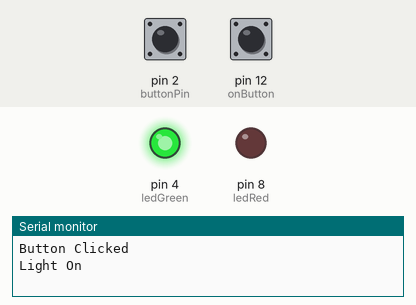
Bench run of a sketch on a simulated Arduino Uno, built with avr-gcc and run on an emulated ATmega328P. Shown: output pins drawn as LEDs (lit = HIGH), the last lines printed to the serial monitor. Inputs (shaded band) come from the test bench; at power-on: pin 2 (buttonPin) LOW, pin 12 (onButton) HIGH.

Above: at 1.8 s.
1.9 s: pin 2 (buttonPin) pulled HIGH for 0.15 s
At 2.7 s:
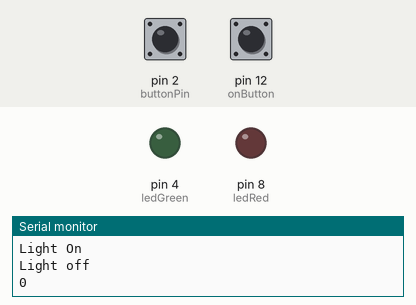
4.4 s: pin 2 (buttonPin) pulled HIGH for 3.2 s
At 9.4 s:
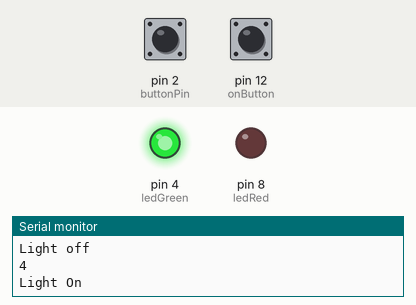
9.9 s: pin 2 (buttonPin) driven HIGH
At 12.7 s:
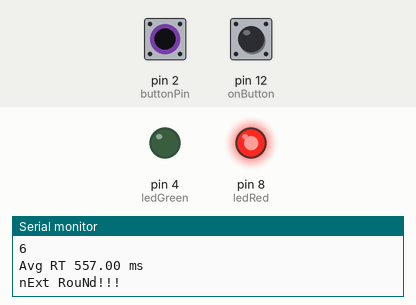
12.9 s: pin 2 (buttonPin) driven LOW
At 13.7 s:
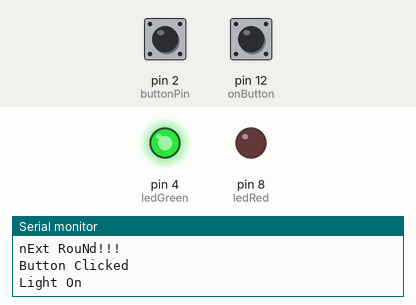
Timing chart, 0 to 15.4 s (numbered marks = the images above; inputs shaded):
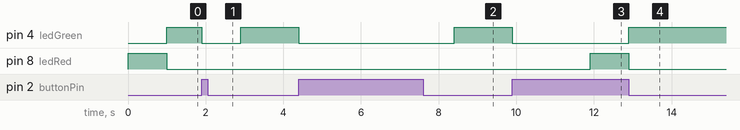

The sketch:

shift_register.ino
```cpp
// C++ code
//
const int buttonPin = 2;  // the number of the pushbutton pin
int buttonState = 0;  // variable for reading the pushbutton status
const int ledGreen = 4;    // the number of the LED pin
const int ledRed = 8;    // the number of the LED pin
const int onButton = 12;    // the number of the LED pin
float startTime = 0;
int maxAttempts = 7;
int records[7];
int currentIteration = 0;
int startProgram = 0;

// Millis


void setup()
{
  // initialize the pushbutton pin as an input:
  pinMode(buttonPin, INPUT);
  pinMode(onButton, INPUT);
  pinMode(ledGreen, OUTPUT);
  pinMode(ledRed, OUTPUT);
  Serial.begin(9600);
}

void loop()
{

  if(startProgram == 0){
    digitalWrite(ledRed, HIGH);
    digitalWrite(ledGreen, LOW);
    //delay(4000);
//    float sometime = millis();
//    while(millis() - sometime <= 4000){
//      Serial.print(".");
//      }
    while(digitalRead(onButton) == 0);
     delay(1000);

      Serial.println("Button Clicked");
    startProgram = 1;
    digitalWrite(ledRed, LOW);


  } else{
       if(currentIteration < maxAttempts){

    //delay(random(100, 4000));
//    float sometime2 = millis();
//    float maxTime = random(100, 4000);
//    while(millis() - sometime2 <= maxTime){
//      Serial.print(".");
//      };
    digitalWrite(ledGreen, HIGH);
    Serial.println("Light On");
    startTime = millis();

    while(digitalRead(buttonPin) == 0){
      // wait for buttiin press
      }
    records[currentIteration] = millis() - startTime;
    digitalWrite(ledGreen, LOW);
    Serial.println("Light off");
    Serial.println(currentIteration);
    Serial.println("");
    currentIteration = currentIteration + 1;
    delay(1000);

  } else {
      float average = findAverage(records);
      Serial.print("Avg RT ");
      Serial.print(average);
      Serial.print(" ms");
      Serial.println();

      Serial.println("nExt RouNd!!!");
      currentIteration = 0;
      startProgram = 0;
    }

    }


}

float findAverage(int times[]){
  // Calculate the sum of the array elements
  int sum = 0;
  for (int i = 0; i < maxAttempts; i++) {
    sum += times[i];
  }

  // Calculate the average
  float average = float(sum) / maxAttempts;
  return average;
}
```

Measured:
- after the input at 1.9 s, pin 4 (ledGreen): HIGH → LOW at once, → HIGH 1.0 s later
- after the input at 4.4 s, pin 4 (ledGreen): HIGH → LOW at once, → HIGH 4.0 s later
- after the input at 9.9 s, pin 4 (ledGreen): HIGH → LOW at once; pin 8 (ledRed): LOW → HIGH after 2.0 s
- after the input at 12.9 s, pin 4 (ledGreen): LOW → HIGH at once
